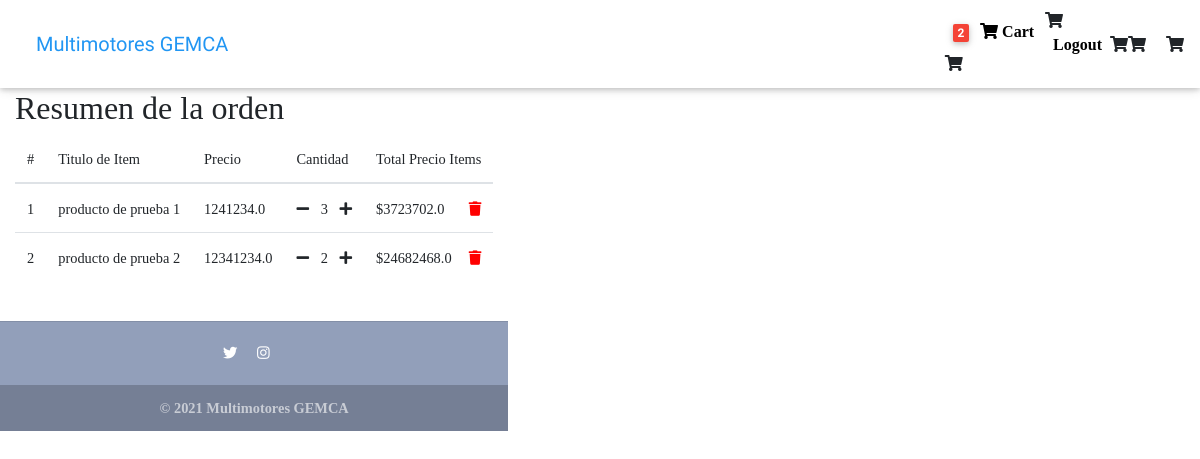
The page /prueba2/order-summary/ (signed in) on the database its author committed.
### vestas_usuario/models.py (models this page shows, shortened)
class Order(models.Model):
    user = models.ForeignKey(User,
                             on_delete=models.CASCADE)
    ref_code = models.CharField(max_length=20, blank=True, null=True)
    roducto = models.ManyToManyField(OrderItem)
    start_date = models.DateTimeField(auto_now_add=True)
    ordered_date = models.DateTimeField()
    ordered = models.BooleanField(default=False)

class OrderItem(models.Model):
    user = models.ForeignKey(User,
                             on_delete=models.CASCADE)
    ordered = models.BooleanField(default=False)
    producto = models.ForeignKey(Producto, on_delete=models.CASCADE)
    quantity = models.IntegerField(default=1)
    def get_total_item_price(self):
        return self.quantity * self.producto.price

class Producto(models.Model):
    title = models.CharField(max_length=100)
    price = models.FloatField()
    discount_price = models.FloatField(blank=True, null=True)
    description = models.TextField()
    image = models.ImageField()

### carro/views.py (the view)
# urls.py: path('order-summary/', OrderSummaryView.as_view(), name='order-summary'),
class OrderSummaryView(View):
    def get(self, *args, **kwargs):
        try:
            order = Order.objects.get(user=self.request.user, ordered=False)
            context = {
                'object': order
            }
            return render(self.request, 'carro/order_summary.html', context)
        except ObjectDoesNotExist:
            messages.warning(self.request, "You do not have an active order")
            return redirect("/")

### carro/context_processor.py (called while the page is built)
def importe_total_carro(request):
	total = 0
	if request.user.is_authenticated:
		if "carro" in request.session:
			for key, value in request.session["carro"].items():
				total=total+(float(value["precio"])*value["cantidad"])
	return {"importe_total_carro": total}

### carro/templatetags/cart_template_tags.py (called while the page is built)
@register.filter
def cart_item_count(user):
    if user.is_authenticated:
        qs = Order.objects.filter(user=user, ordered=False)
        if qs.exists():
            return qs[0].roducto.count()
    return 0

### templates/carro/order_summary.html (shortened to what this page needs)
{% extends "base.html" %}
{% block content %}
  <main>
    <div class="container">
    <div class="table-responsive text-nowrap">
    <h2>Resumen de la orden</h2>
    <table class="table">
        <thead>
        <tr>
            <th scope="col">#</th>
            <th scope="col"> Titulo de Item </th>
            <th scope="col">Precio</th>
            <th scope="col">Cantidad</th>
            <th scope="col">Total Precio Items</th>
        </tr>
        </thead>
        <tbody>
        {% for order_item in object.roducto.all %}
        <tr>
            <th scope="row">{{ forloop.counter }}</th>
            <td>{{ order_item.producto.title }}</td>
            <td>{{ order_item.producto.price }}</td>
            <td>
                <a href="{% url 'carro:restar' order_item.producto.id %}"><i class="fas fa-minus mr-2"></i></a>
                {{ order_item.quantity}}
                <a href="{% url 'carro:agregar' order_item.producto.id %}"><i class="fas fa-plus ml-2"></i></a>
            </td>
            <td>
            {% if order_item.item.discount_price %}
                ${{ order_item.get_total_discount_item_price }}
                <span class="badge badge-primary">Ahorro ${{ order_item.get_amount_saved }}</span>
            {% else %}
                ${{ order_item.get_total_item_price }}
            {% endif %}
            <a style='color: red;' href="{% url 'carro:restar' order_item.producto.id %}">
                <i class="fas fa-trash float-right"></i>
            </a>
            </td>
        </tr>
        {% endfor %}
        </tbody>
    </table>
    </div>
    </div>
  </main>
{% endblock content %}

### templates/base.html (shortened to what this page needs)
{% load static %}
<!DOCTYPE html>
<html lang="en">
<head>
  <link rel="stylesheet" href="https://use.fontawesome.com/releases/v5.8.1/css/all.css">
  <link href="{% static 'css/bootstrap.min.css' %}" rel="stylesheet">
  <link href="{% static 'css/mdb.min.css' %}" rel="stylesheet">
  <link href="{% static 'css/style.min.css' %}" rel="stylesheet">
</head>
{% include "navbar.html" %}
<body>
    <div class="mt-5 pt-4">
    </div>
    {% block content %}
    {% endblock content %}
    {% include "footer.html" %}
</body>
</html>

### templates/navbar.html (shortened to what this page needs)
{% load cart_template_tags %}
<nav class="navbar fixed-top navbar-expand-lg navbar-light white scrolling-navbar">
    <div class="container">
      <a class="navbar-brand waves-effect" href="/">
        <strong class="blue-text">Multimotores GEMCA</strong>
      </a>
      <div class="collapse navbar-collapse" id="navbarSupportedContent">
        <ul class="navbar-nav nav-flex-icons">
          {% if request.user.is_authenticated %}
          <li class="nav-item">
            <a href="#" class="nav-link waves-effect">
              <span class="badge red z-depth-1 mr-1"> {{ request.user |cart_item_count }}</span>
              <i class="fas fa-shopping-cart
              <span class="clearfix d-none d-sm-inline-block"> Cart </span>
            </a>
          </li>
          <li class="nav-item">
            <a class="nav-link waves-effect" href="{% url 'logout'%}">
              <span class="clearfix d-none d-sm-inline-block"> Logout </span>
            </a>
          </li>
          {% endif %}
        </ul>
      </div>
    </div>
  </nav>

### templates/footer.html (shortened to what this page needs)
<footer class="page-footer text-center font-small mt-4 wow fadeIn">
    <hr class="my-4">
    <div class="pb-4">
      <a href="https://twitter.com/MDBootstrap" target="_blank">
        <i class="fab fa-twitter mr-3"></i>
      </a>
      <a href="http://codepen.io/mdbootstrap/" target="_blank">
       <i class="fab fa-instagram mr-3"></i>
      </a>
    </div>
    <div class="footer-copyright py-3">
      © 2021 Multimotores GEMCA
    </div>
  </footer>

### templates/scripts.html (shortened to what this page needs)
{% load static %}

### templates/base.html (style rules this page uses)
html, body, header, .carousel { height: 60vh; }

### rows shown on the page
OrderItem: producto "producto de prueba 1", producto.price "1241234.0", quantity "3", get_total_item_price "3723702.0"
OrderItem: producto "producto de prueba 2", producto.price "12341234.0", quantity "2", get_total_item_price "24682468.0"

### other values the page prints
{{ request.user |cart_item_count }} "2"
